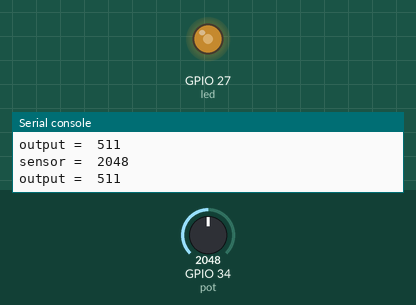
Simulated run of this program. Board: ESP32 board running MicroPython. Parts: output pins drawn as LEDs (lit = HIGH), the last lines printed to the serial console. The test bench sets the inputs (shaded band); at power-on: GPIO 34 (pot) = 2048 (analog values on the 0–4095 scale).

Above: at 1.2 s.
1.3 s: GPIO 34 (pot) set to 2866
At 2.5 s:
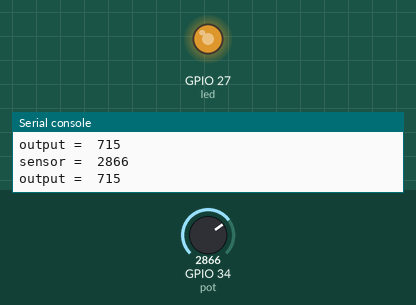
2.8 s: GPIO 34 (pot) set to 3603
At 3.1 s:
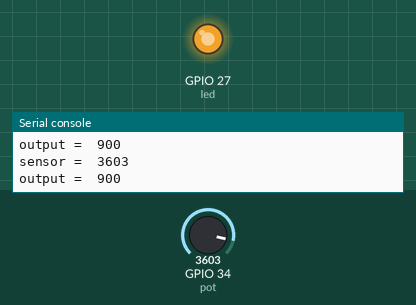
4.3 s: GPIO 34 (pot) set to 491
At 4.8 s:
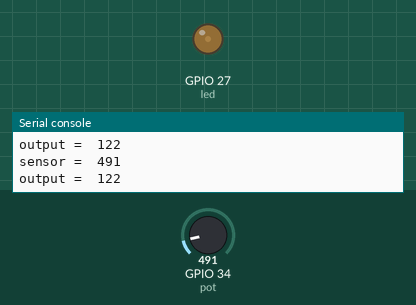
5.8 s: GPIO 34 (pot) set to 0
At 7.0 s:
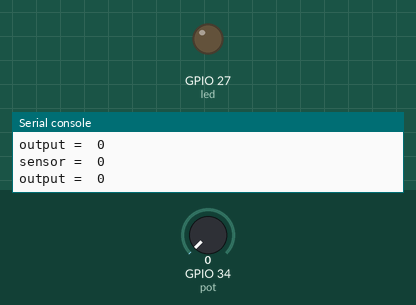
7.3 s: GPIO 34 (pot) set to 2047
At 8.7 s:
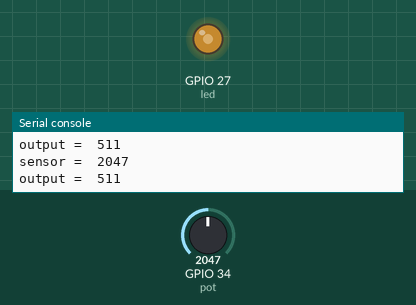
Timing chart, 0 to 9.8 s (numbered marks = the images above; inputs shaded):
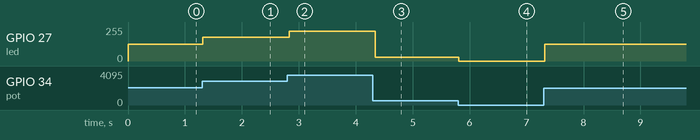

The program:

AnalogInPwmOut.py
```python
"""
  Analog input, analog output, serial output

  Reads an analog input pin, maps the result to a range from 0 to 255 and uses
  the result to set the pulse width modulation (PWM) of an output pin.
  Also prints the results to the Serial Monitor.

  The circuit:
    -Center pin of the potentiometer goes to GPIO34.
    side pins of the potentiometer go to +3.3V and ground
  - LED connected from GPIO27 to ground
"""

from machine import Pin, ADC, PWM
from time import sleep

led = PWM(Pin(27), freq=5000)
pot = ADC(Pin(34))
#Full range: 3.3v
pot.atten(ADC.ATTN_11DB)

def convert(x, in_min, in_max, out_min, out_max):
    return (x - in_min) * (out_max - out_min) // (in_max - in_min) + out_min

while True:
    #read the analog in value
    sensorValue = pot.read()
    #map it to the range of the analog out
    outputValue = convert(sensorValue, 0, 4095, 0, 1023)
    #change the analog out value
    led.duty(outputValue)

    #print the results
    print("sensor = ", sensorValue)
    print("output = ", outputValue)

    #wait 50 milliseconds before the next loop for the analog-to-digital
    #converter to settle after the last reading
    sleep(0.05)
```

Measured:
- after the input at 1.3 s, GPIO 27 (led): 127/255 → 178/255 at once
- after the input at 2.8 s, GPIO 27 (led): 178/255 → 224/255 at once
- after the input at 4.3 s, GPIO 27 (led): 224/255 → 30/255 at once
- after the input at 5.8 s, GPIO 27 (led): 30/255 → 0/255 at once
- after the input at 7.3 s, GPIO 27 (led): 0/255 → 127/255 at once
